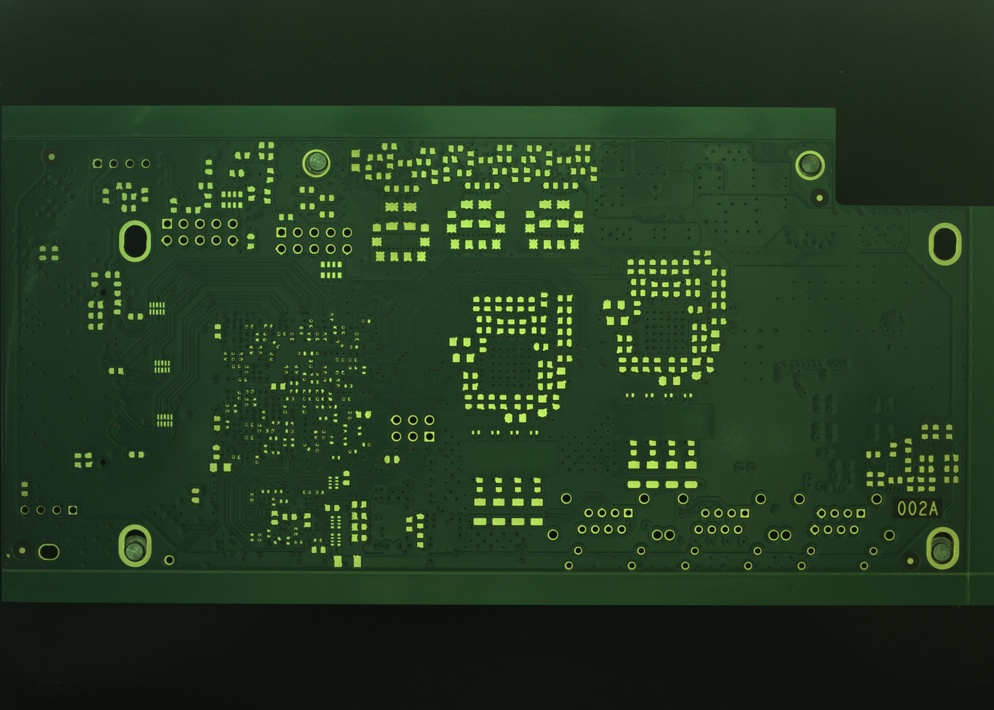
#> input picture proteus_ds_3/data/images/pcb.jpg, 994 x 710 px, shrunk from 4608 x 3288 before the run
$ python -i preprocessing_image.py   (imports and definitions only)   (older library calls are emulated)
#> lines starting #> are read from the running program, lines starting #| are printed output that depends on the picture; after the words box and inside, x2 and y2 are one past the last pixel; in counts of white or black regions, pixels touching at a corner belong together
#> further down, picture is the input picture: shape (710, 994, 3); mean B, G, R 33.1, 56.2, 35.6
import cv2
import numpy


def preprocessing(image: numpy.ndarray, ksize=1) -> numpy.ndarray:
    """
    Функция для выделения золотой подложки на фото.

    Parameters
    ----------
    image : numpy.ndarray
        Исходное изображение.
    ksize: int, default: 1
        Размер ядра для оператора Собеля.

    Returns
    -------
    contrast_enhanced_image_with_mask : numpy.ndarray
        Предобработанной изображение.
    """
#> called with ksize = 1

    def increase_contrast_with_mask(image: numpy.ndarray, mask: numpy.ndarray,
                                    alpha: float = 1.5,
                                    beta: float = 0) -> numpy.ndarray:
        """
        Функция увеличения контраста.

        Parameters
        ----------
        image : numpy.ndarray
            Исходное изображение.
        mask : numpy.ndarray
            Маска по которой происходит увеличение контраста.
        alpha : float, default: 1.5
            Масштабный коэффициент.
        beta : float, default: 0
            Смещение.

        Returns
        -------
        image : numpy.ndarray
            Преобразованное изображение.
        """
        # Увеличение контраста в тех местах где маска не равна нулю.
        image[mask != 0] = cv2.convertScaleAbs(image[mask != 0], alpha=alpha,
                                               beta=beta)
        return image

    # Преобразование входного изображения из цветового пространства BGR в YUV
    image = cv2.cvtColor(image, cv2.COLOR_BGR2YUV)
#> image: shape (710, 994, 3); mean of channels 0, 1, 2 47.4, 121.1, 117.7

    # Вычисление градиента по осям x и y, используя оператор Собеля
    gradient_x_image = cv2.Sobel(image, ddepth=cv2.CV_32F, dx=1, dy=0,
                                 ksize=ksize)
#> gradient_x_image: shape (710, 994, 3) float32; mean of channels 0, 1, 2 0, 0, 0
    gradient_y_image = cv2.Sobel(image, ddepth=cv2.CV_32F, dx=0, dy=1,
                                 ksize=ksize)
#> gradient_y_image: shape (710, 994, 3) float32; mean of channels 0, 1, 2 -0.1, 0, 0

    # Преобразование изображения градиентов в беззнаковые 8-битные целые числа, для дальнейшей работы с инструментами cv2
    gradient_x_image = cv2.convertScaleAbs(gradient_x_image)
#> gradient_x_image: shape (710, 994, 3); mean of channels 0, 1, 2 5.5, 1.2, 0.3
    gradient_y_image = cv2.convertScaleAbs(gradient_y_image)
#> gradient_y_image: shape (710, 994, 3); mean of channels 0, 1, 2 5.8, 1.3, 0.4

    # Объединение представления градиентов в одно изображение с равными весами
    combined_xy = cv2.addWeighted(gradient_x_image, 0.5, gradient_y_image, 0.5,
                                  0)
#> combined_xy: shape (710, 994, 3); mean of channels 0, 1, 2 5.6, 1.2, 0.2

    # Создание нижней и верхней границы в цветовом пространстве YUV
    lower_golden_treshold = numpy.array([5, 125, 2], dtype="uint8")
    upper_golden_treshold = numpy.array([30, 255, 255], dtype="uint8")

    # Вывод пикселей изображения которые удовлетворяют границам
    golden_mask = cv2.inRange(cv2.cvtColor(combined_xy, cv2.COLOR_BGR2YUV),
                              lower_golden_treshold, upper_golden_treshold)
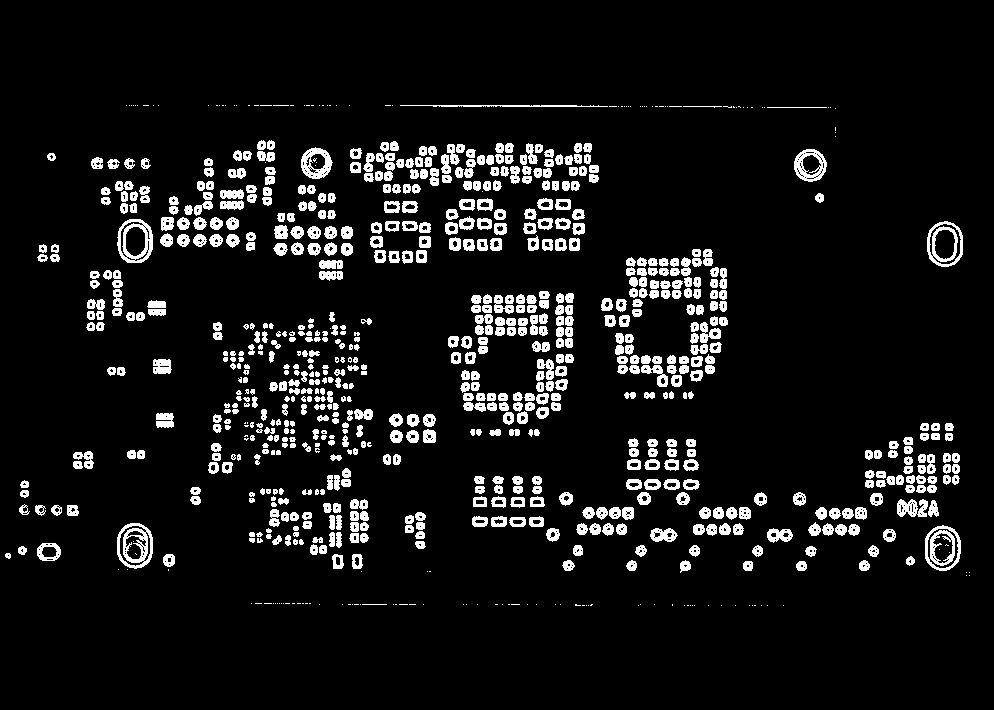
#> golden_mask: shape (710, 994); 8% white; 872 white regions (167 under 20 px), largest, box (x1, y1, x2, y2) and area: (117, 523, 153, 569) 814, (925, 525, 961, 571) 766, (117, 219, 153, 263) 709

    # Увеличение контраста в местах золотой подложки, для более четкого отображения
    contrast_enhanced_image_with_mask = increase_contrast_with_mask(
        combined_xy,
        golden_mask, alpha=3,
        beta=4)
#> in increase_contrast_with_mask, `image[mask != 0] = cv2.convertScaleAbs(image[mask != 0], alpha=alpha, ..`: image: shape (710, 994, 3); mean of channels 0, 1, 2 13.1, 3.2, 0.7

    return contrast_enhanced_image_with_mask

>>> import cv2
>>> picture = cv2.imread('../proteus_ds_3/data/images/pcb.jpg')
>>> result = preprocessing(picture)
